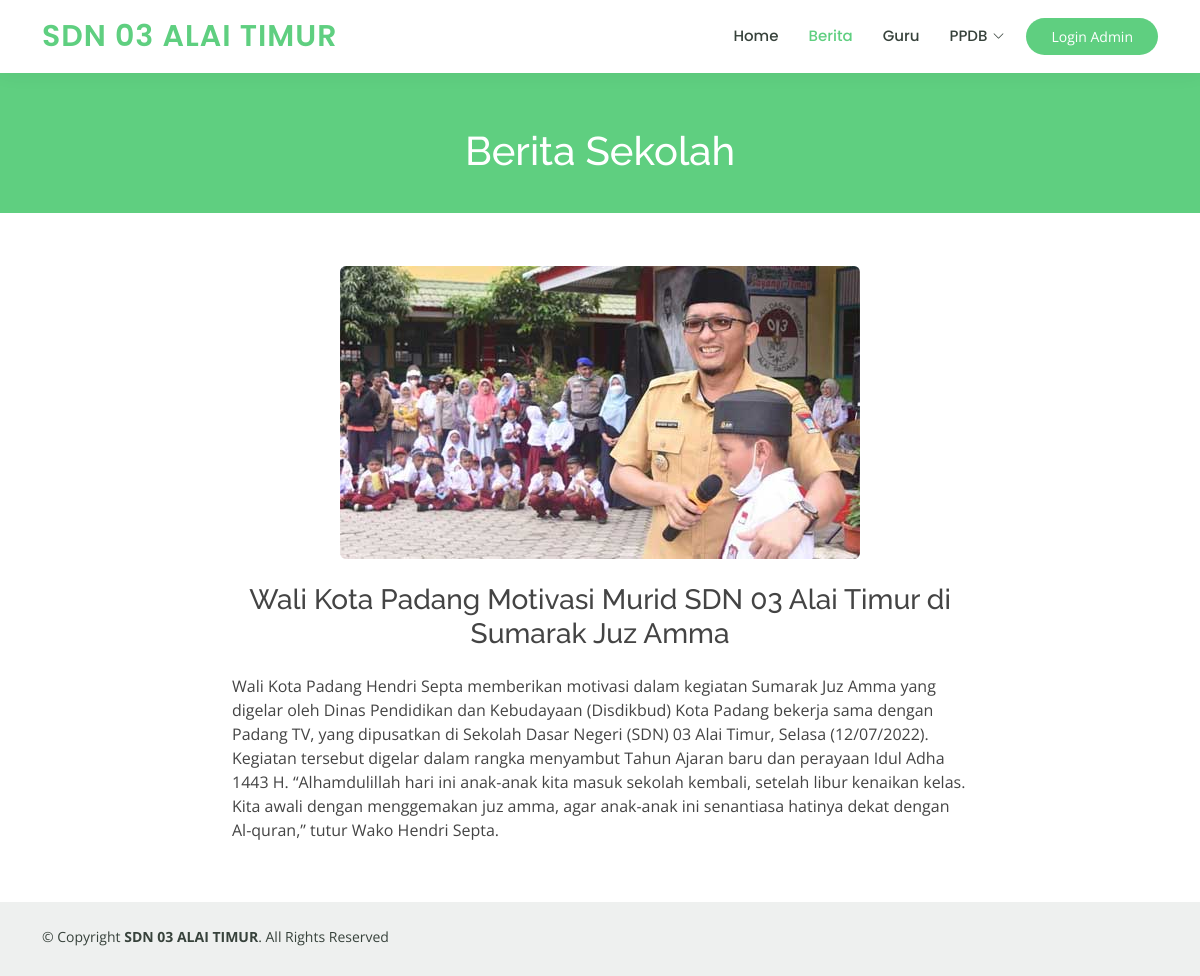
The page /main.php?p=detail_berita&id=wali-kota-padang-motivasi-murid-sdn-03-alai-timur-di-sumarak-juz-amma-1689258905 on the database its author committed.
### tables this page shows
CREATE TABLE `berita` (
  `id_berita` int NOT NULL,
  `judul_berita` text NOT NULL,
  `slug_berita` varchar(256) NOT NULL,
  `isi_berita` text NOT NULL,
  `user_posting` int NOT NULL,
  `created_at` timestamp NOT NULL DEFAULT CURRENT_TIMESTAMP,
  `foto_berita` varchar(100) NOT NULL
);

### admin/control/helper.php (called while the page is built, shortened)
<?php
function select($c, $table, $opt = [])
{
  $select = array_key_exists('select', $opt) ? $opt['select'] : '*';
  $where = array_key_exists('where', $opt) ? ("WHERE " . $opt['where']) : '';
  $group = array_key_exists('group', $opt) ? ('GROUP BY ' . $opt['group']) : '';
  $order = array_key_exists('order', $opt) ? ('ORDER BY ' . $opt['order']) : '';
  $limit = array_key_exists('limit', $opt) ? ('LIMIT ' . $opt['limit']) : '';
  return $c->query("SELECT $select FROM $table $where $order $group $limit");
}

### detail_berita.php (the view, shortened to what this page needs)
<div class="breadcrumbs" data-aos="fade-in">
  <div class="container">
    <h1 class="mt-4">Berita Sekolah</h1>
  </div>
</div>
<section id="contact" class="contact">
  <div class="container" data-aos="fade-up">
    <div class="row mt-5 justify-content-center">
      <div class="col-lg-8 mt-5 mt-lg-0">
        <?php
        if (!isset($_GET['id'])) :
          echo "<script>window.location='./main.php?p=dashboard'</script>";
          return;
        else :
          $slug = $_GET['id'];
          $whereBerita = "slug_berita='$slug'";
          $queryBerita = select($c, 'berita', ['where' => $whereBerita]);
          if ($queryBerita->num_rows == 0) :
            echo "<script>alert('Berita tidak ditemukan')</script>";
            echo "<script>window.location='./main.php?p=dashboard'</script>";
            return;
          else :
            foreach ($queryBerita as $berita) :
        ?>
        <div class="text-center">
          <img class="img-fluid rounded" src="./admin/images/berita/<?= $berita['foto_berita'] ?>"
            alt="<?= $berita['judul_berita'] ?>">
        </div>
        <h3 class="text-center my-4"><?= $berita['judul_berita'] ?></h3>
        <div><?= $berita['isi_berita'] ?></div>
        <?php
            endforeach;
          endif;
        endif;
        ?>
      </div>
    </div>
  </div>
</section>

### assets/css/style.css (style rules this page uses)
body { font-family: "Open Sans", sans-serif; color: #444444; }
h1, h2, h3, h4, h5, h6 { font-family: "Raleway", sans-serif; }
section { padding: 60px 0; overflow: hidden; }
.breadcrumbs { margin-top: 73px; text-align: center; background: #5fcf80; padding: 30px 0; color: #fff; }
.contact { padding-top: 5px; }

### rows shown on the page
berita: foto_berita (picture), judul_berita "Wali Kota Padang Motivasi Murid SDN 03 Alai Timur di Sumarak Juz Amma", isi_berita "Wali Kota Padang Hendri Septa memberikan motivasi dalam kegiatan Sumarak Juz Amma yang digelar oleh Dinas Pendidikan dan Kebudayaan (Disdikbud) Kota Padang bekerja sama dengan Padang TV, yang dipusatkan di Sekolah Dasar Negeri (SDN) 03 Alai Timur, Selasa (12/07/2022). Kegiatan tersebut digelar dalam rangka menyambut Tahun Ajaran baru dan perayaan Idul Adha 1443 H. “Alhamdulillah hari ini anak-anak kita masuk sekolah kembali, setelah libur kenaikan kelas. Kita awali dengan menggemakan juz amma, agar anak-anak ini senantiasa hatinya dekat dengan Al-quran,” tutur Wako Hendri Septa."

### other values the page prints
$WEB_NAME "SDN 03 ALAI TIMUR"
